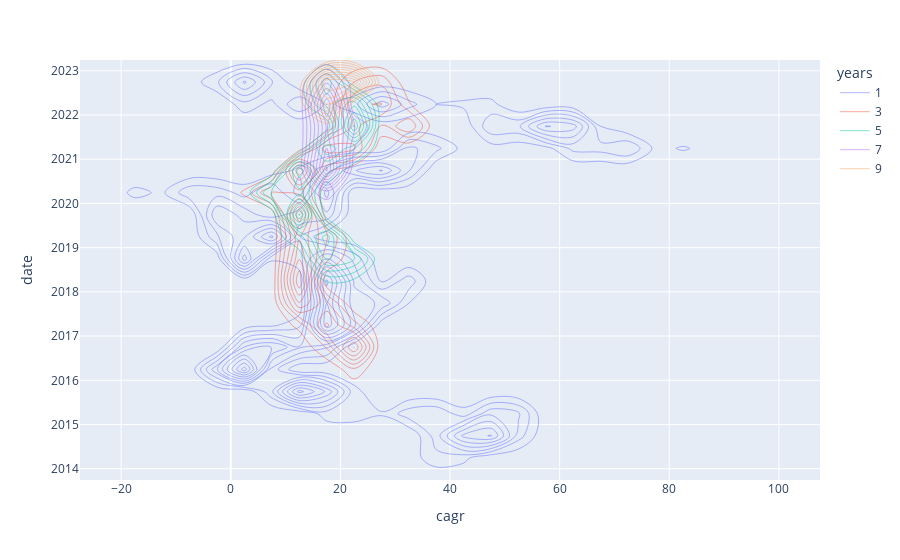

Source (notebook cell):
### Code cell
px.density_contour(df_cagrs.set_index(['date']), x='cagr', color='years')

### Figure 1 — Plotly figure (JSON) as saved in the notebook; plotly's stock layout.template omitted (floating-point values rounded to 4 significant figures; data arrays with more than 128 entries replaced by an {"elided": "..."} marker saying what was removed)
{"data": [{"contours": {"coloring": "none"}, "hovertemplate": "years=1<br>cagr=%{x}<br>date=%{y}<br>count=%{z}<extra></extra>", "legendgroup": "1", "line": {"color": "#636efa"}, "name": "1", "showlegend": true, "type": "histogram2dcontour", "x": {"elided": "3052 float values"}, "xaxis": "x", "xbingroup": "x", "y": {"elided": "3052 str values"}, "yaxis": "y", "ybingroup": "y"}, {"contours": {"coloring": "none"}, "hovertemplate": "years=3<br>cagr=%{x}<br>date=%{y}<br>count=%{z}<extra></extra>", "legendgroup": "3", "line": {"color": "#EF553B"}, "name": "3", "showlegend": true, "type": "histogram2dcontour", "x": {"elided": "2322 float values"}, "xaxis": "x", "xbingroup": "x", "y": {"elided": "2322 str values"}, "yaxis": "y", "ybingroup": "y"}, {"contours": {"coloring": "none"}, "hovertemplate": "years=5<br>cagr=%{x}<br>date=%{y}<br>count=%{z}<extra></extra>", "legendgroup": "5", "line": {"color": "#00cc96"}, "name": "5", "showlegend": true, "type": "histogram2dcontour", "x": {"elided": "1592 float values"}, "xaxis": "x", "xbingroup": "x", "y": {"elided": "1592 str values"}, "yaxis": "y", "ybingroup": "y"}, {"contours": {"coloring": "none"}, "hovertemplate": "years=7<br>cagr=%{x}<br>date=%{y}<br>count=%{z}<extra></extra>", "legendgroup": "7", "line": {"color": "#ab63fa"}, "name": "7", "showlegend": true, "type": "histogram2dcontour", "x": {"elided": "862 float values"}, "xaxis": "x", "xbingroup": "x", "y": {"elided": "862 str values"}, "yaxis": "y", "ybingroup": "y"}, {"contours": {"coloring": "none"}, "hovertemplate": "years=9<br>cagr=%{x}<br>date=%{y}<br>count=%{z}<extra></extra>", "legendgroup": "9", "line": {"color": "#FFA15A"}, "name": "9", "showlegend": true, "type": "histogram2dcontour", "x": {"elided": "132 float values"}, "xaxis": "x", "xbingroup": "x", "y": {"elided": "132 str values"}, "yaxis": "y", "ybingroup": "y"}], "layout": {"legend": {"title": {"text": "years"}, "tracegroupgap": 0}, "margin": {"t": 60}, "xaxis": {"anchor": "y", "domain": [0, 1], "title": {"text": "cagr"}}, "yaxis": {"anchor": "x", "domain": [0, 1], "title": {"text": "date"}}}}
